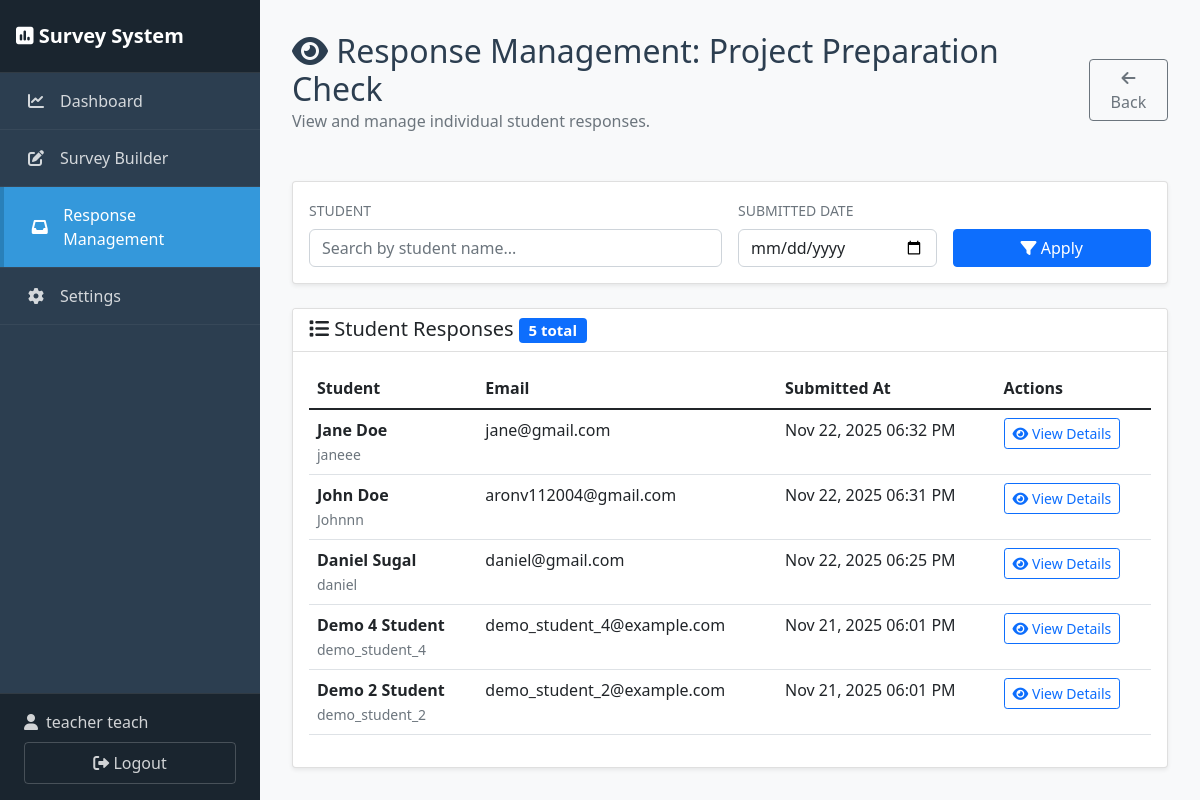
/teacher/survey/34/responses/ (signed in), run on the app's committed database.
### myapp/models.py (models this page shows, shortened)
class Survey(models.Model):
    title = models.CharField(max_length=200)
    description = models.TextField(blank=True)
    created_by = models.ForeignKey(User, on_delete=models.CASCADE, related_name='created_surveys')
    assigned_sections = models.ManyToManyField(Section, related_name='surveys')
    is_active = models.BooleanField(default=True)
    is_published = models.BooleanField(default=False, help_text='Surveys remain hidden from students until published.')
    open_time = models.DateTimeField(null=True, blank=True, help_text="Time when the survey opens for students. If not set, survey opens immediately when published.")
    due_date = models.DateTimeField()
    is_archived = models.BooleanField(default=False, help_text='Archived surveys are hidden from students until restored.')
    time_limit_minutes = models.PositiveIntegerField(
        null=True,
        blank=True,
        help_text='Optional time limit (in minutes) for completing the survey.'
    )
    created_at = models.DateTimeField(auto_now_add=True)
    updated_at = models.DateTimeField(auto_now=True)

class Response(models.Model):
    survey = models.ForeignKey(Survey, on_delete=models.CASCADE, related_name='responses')
    student = models.ForeignKey(User, on_delete=models.CASCADE, related_name='survey_responses')
    submitted_at = models.DateTimeField(auto_now_add=True)
    class Meta:
        unique_together = ['survey', 'student']

### myapp/views.py (the view, shortened to what this page needs)
# urls.py: path("teacher/survey/<int:survey_id>/responses/", views.response_management, name="response_management"),
@login_required
def response_management(request, survey_id):
    if not hasattr(request.user, 'profile') or request.user.profile.role != 'teacher':
        messages.error(request, 'Access denied.')
        return redirect('home')
    survey = get_object_or_404(Survey, id=survey_id, created_by=request.user)
    responses = Response.objects.filter(survey=survey).order_by('-submitted_at')
    search_query = request.GET.get('search')
    if search_query:
        responses = responses.filter(
            Q(student__username__icontains=search_query) |
            Q(student__first_name__icontains=search_query) |
            Q(student__last_name__icontains=search_query)
        )
    selected_date = request.GET.get('submitted_date')
    paginator = Paginator(responses, 10)
    page_number = request.GET.get('page')
    page_obj = paginator.get_page(page_number)
    return render(request, 'teacher/response_management.html', {
        'survey': survey,
        'page_obj': page_obj,
        'search_query': search_query,
        'selected_date': selected_date
    })

### myapp/context_processors.py (called while the page is built)
def teacher_context(request):
    context = {}
    if request.user.is_authenticated and hasattr(request.user, 'profile'):
        if request.user.profile.role == 'teacher':
            context['archived_surveys_count'] = Survey.objects.filter(
                created_by=request.user,
                is_archived=True
            ).count()
    return context

### templates/teacher/response_management.html (shortened to what this page needs)
{% extends 'teacher/teacher_base.html' %}
{% block content %}
<div class="page-header">
    <div class="d-flex justify-content-between align-items-center">
        <div>
            <h2><i class="fas fa-eye"></i> Response Management: {{ survey.title }}</h2>
            <p class="text-muted">View and manage individual student responses.</p>
        </div>
        <a href="{% url 'manage_surveys' %}" class="btn btn-outline-secondary">
            <i class="fas fa-arrow-left"></i> Back
        </a>
    </div>
</div>
<div class="row">
    <div class="col-md-12">
        <div class="card mb-4">
            <div class="card-body">
                <form method="get" class="row g-3 align-items-end">
                    <div class="col-md-6">
                        <label class="form-label fw-semibold text-muted text-uppercase small">Student</label>
                        <input type="text" class="form-control" name="search"
                               placeholder="Search by student name..."
                               value="{{ search_query|default_if_none:'' }}">
                    </div>
                    <div class="col-md-3">
                        <label class="form-label fw-semibold text-muted text-uppercase small">Submitted Date</label>
                        <input type="date" class="form-control" name="submitted_date" value="{{ selected_date|default:'' }}">
                    </div>
                    <div class="col-md-3 d-flex gap-2">
                        <button type="submit" class="btn btn-primary flex-grow-1">
                            <i class="fas fa-filter"></i> Apply
                        </button>
                    </div>
                </form>
            </div>
        </div>
        {% if page_obj %}
        <div class="card">
            <div class="card-header">
                <h5 class="mb-0">
                    <i class="fas fa-list"></i> Student Responses
                    <span class="badge bg-primary">{{ page_obj.paginator.count }} total</span>
                </h5>
            </div>
            <div class="card-body">
                <div class="table-responsive">
                    <table class="table table-hover">
                        <thead>
                            <tr>
                                <th>Student</th>
                                <th>Email</th>
                                <th>Submitted At</th>
                                <th>Actions</th>
                            </tr>
                        </thead>
                        <tbody>
                            {% for response in page_obj %}
                            <tr>
                                <td>
                                    <strong>{{ response.student.first_name }} {{ response.student.last_name }}</strong>
                                    <br><small class="text-muted">{{ response.student.username }}</small>
                                </td>
                                <td>{{ response.student.email }}</td>
                                <td>{{ response.submitted_at|date:"M d, Y h:i A" }}</td>
                                <td>
                                    <button class="btn btn-sm btn-outline-primary view-details-btn"
                                            data-response-id="{{ response.id }}"
                                            data-bs-toggle="modal"
                                            data-bs-target="#responseDetailsModal">
                                        <i class="fas fa-eye"></i> View Details
                                    </button>
                                </td>
                            </tr>
                            {% endfor %}
                        </tbody>
                    </table>
                </div>
            </div>
        </div>
        {% endif %}
    </div>
</div>
{% endblock %}

### templates/teacher/teacher_base.html (shortened to what this page needs)
<!DOCTYPE html>
<html lang="en">
<head>
    <link href="https://cdn.jsdelivr.net/npm/bootstrap@5.1.3/dist/css/bootstrap.min.css" rel="stylesheet">
    <link href="https://cdnjs.cloudflare.com/ajax/libs/font-awesome/6.0.0/css/all.min.css" rel="stylesheet">
    <link href="{% load static %}{% static 'css/style.css' %}" rel="stylesheet">
</head>
<body>
    <aside class="sidebar" id="sidebar">
        <div class="sidebar-header">
            <h4><i class="fas fa-poll"></i> Survey System</h4>
        </div>
        <ul class="sidebar-menu">
            <li>
                <a href="{% url 'teacher_dashboard' %}" class="{% if request.resolver_match.url_name == 'teacher_dashboard' %}active{% endif %}">
                    <i class="fas fa-chart-line"></i>
                    <span>Dashboard</span>
                </a>
            </li>
            <li>
                <a href="{% url 'manage_surveys' %}" class="">
                    <i class="fas fa-edit"></i>
                    <span>Survey Builder</span>
                </a>
            </li>
            <li>
                <a href="{% url 'responses_overview' %}" class="{% if request.resolver_match.url_name == 'responses_overview' or request.resolver_match.url_name == 'response_management' or request.resolver_match.url_name == 'analytics' %}active{% endif %}">
                    <i class="fas fa-inbox"></i>
                    <span>Response Management</span>
                </a>
            </li>
            <li>
                <a href="{% url 'teacher_settings' %}" class="">
                    <i class="fas fa-cog"></i>
                    <span>Settings</span>
                </a>
            </li>
        </ul>
        <div class="sidebar-footer">
            <div class="user-info">
                <i class="fas fa-user"></i>
                <span>{{ user.first_name }} {{ user.last_name }}</span>
            </div>
            <form method="post" action="{% url 'logout' %}" class="d-inline">
                <button type="submit" class="logout-btn">
                    <i class="fas fa-sign-out-alt"></i> Logout
                </button>
            </form>
        </div>
    </aside>
    <main class="main-content">
        {% block content %}
        {% endblock %}
    </main>
    <div class="toast-container position-fixed bottom-0 start-50 translate-middle-x p-3" style="z-index: 1055;">
    </div>
    <script src="{% load static %}{% static 'js/main.js' %}"></script>
</body>
</html>

### static/css/style.css (style rules this page uses)
body { font-family: 'Segoe UI', Tahoma, Geneva, Verdana, sans-serif; background-color: #f8f9fa; }
.card { box-shadow: 0 0.125rem 0.25rem rgba(0, 0, 0, 0.075); border: 1px solid rgba(0, 0, 0, 0.125); }
.card-header { background-color: #fff; border-bottom: 1px solid rgba(0, 0, 0, 0.125); }
.table th { border-top: none; font-weight: 600; }
.badge { font-size: 0.75em; }
.form-control, .form-select { border-radius: 0.375rem; }
.bg-primary { background-color: #0d6efd !important; }
.btn-primary { background-color: #0d6efd; border-color: #0d6efd; }

### templates/teacher/teacher_base.html (style rules this page uses)
:root { --sidebar-width: 260px; --sidebar-bg: #2c3e50; --sidebar-hover: #34495e; --sidebar-active: #3498db; }
body { overflow-x: hidden; }
.sidebar { position: fixed; top: 0; left: 0; height: 100vh; width: var(--sidebar-width); background-color: var(--sidebar-bg); color: white; padding: 0; z-index: 1000; overflow-y: auto; transition: transform 0.3s ease; }
.sidebar-header { padding: 1.5rem 1rem; background-color: #1a252f; border-bottom: 1px solid rgba(255, 255, 255, 0.1); }
.sidebar-header h4 { margin: 0; font-size: 1.25rem; font-weight: 600; }
.sidebar-menu { list-style: none; padding: 0; margin: 0; }
.sidebar-menu li { border-bottom: 1px solid rgba(255, 255, 255, 0.05); }
.sidebar-menu a { display: flex; align-items: center; padding: 1rem 1.5rem; color: rgba(255, 255, 255, 0.8); text-decoration: none; transition: all 0.3s ease; }
.sidebar-menu a.active { background-color: var(--sidebar-active); color: white; border-left: 4px solid #2980b9; }
.sidebar-menu a i { width: 24px; margin-right: 0.75rem; text-align: center; }
.sidebar-footer { position: absolute; bottom: 0; left: 0; right: 0; padding: 1rem 1.5rem; background-color: #1a252f; border-top: 1px solid rgba(255, 255, 255, 0.1); }
.sidebar-footer .user-info { display: flex; align-items: center; color: rgba(255, 255, 255, 0.8); margin-bottom: 0.5rem; }
.sidebar-footer .user-info i { margin-right: 0.5rem; }
.sidebar-footer .logout-btn { width: 100%; background-color: transparent; border: 1px solid rgba(255, 255, 255, 0.2); color: rgba(255, 255, 255, 0.8); padding: 0.5rem; border-radius: 4px; transition: all 0.3s ease; }
.main-content { margin-left: var(--sidebar-width); padding: 2rem; min-height: 100vh; background-color: #f8f9fa; }
.page-header { margin-bottom: 2rem; }
.page-header h2 { margin: 0; color: #2c3e50; }

### data on the page
Survey: title "Project Preparation Check"
Response: student.first_name "Jane", student.last_name "Doe", student.username "janeee", student.email "jane@gmail.com", submitted_at "Nov 22, 2025 06:32 PM"
Response: student.first_name "John", student.last_name "Doe", student.username "Johnnn", student.email "aronv112004@gmail.com", submitted_at "Nov 22, 2025 06:31 PM"
Response: student.first_name "Daniel", student.last_name "Sugal", student.username "daniel", student.email "daniel@gmail.com", submitted_at "Nov 22, 2025 06:25 PM"
Response: student.first_name "Demo 4", student.last_name "Student", student.username "demo_student_4", student.email "demo_student_4@example.com", submitted_at "Nov 21, 2025 06:01 PM"
Response: student.first_name "Demo 2", student.last_name "Student", student.username "demo_student_2", student.email "demo_student_2@example.com", submitted_at "Nov 21, 2025 06:01 PM"

### other printed values
{{ user.first_name }} "teacher"
{{ user.last_name }} "teach"
{{ page_obj.paginator.count }} "5"
